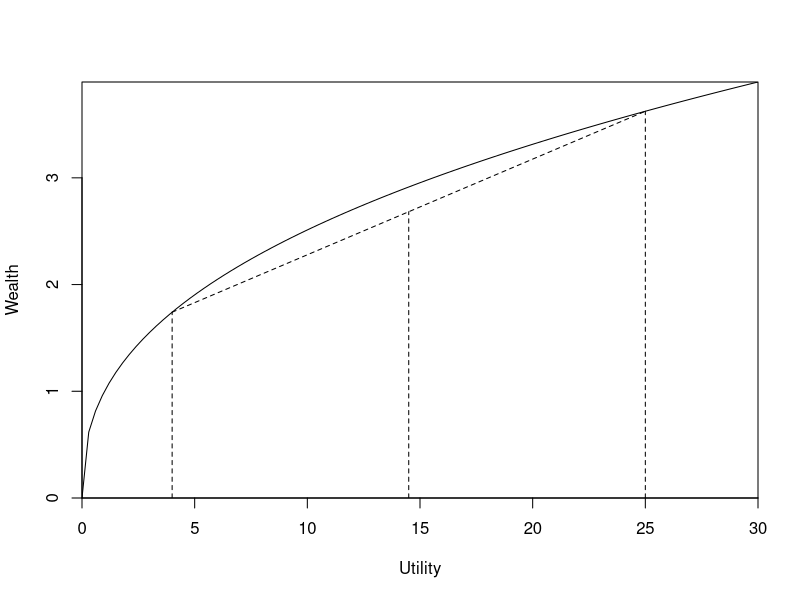
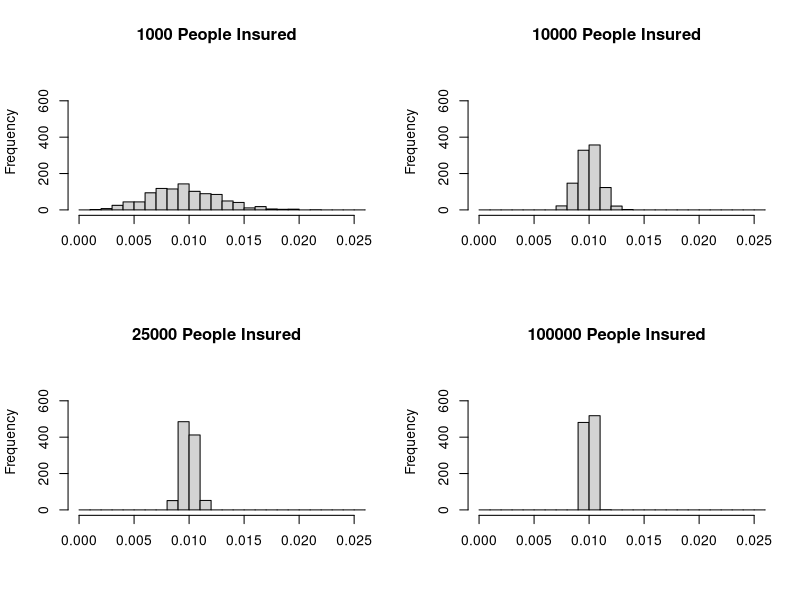

Recreate these plots in R, in order.
## ---- chunk 1
payoff    = c(4,25)
prob      = 0.5
utility   = function(w){w^0.4}
epayoff   = prob*payoff[1]+(1-prob)*payoff[2]
eutility  = prob*utility(payoff[1])+(1-prob)*utility(payoff[2])
     curve(utility,from=0,to=30,yaxs="i",xaxs="i",ylab="Wealth",xlab="Utility")
     segments(payoff[1],0,payoff[1],utility(payoff[1]),lty=2,col="black")
     segments(payoff[2],0,payoff[2],utility(payoff[2]),lty=2,col="black")
     segments(payoff[1],utility(payoff[1]),payoff[2],utility(payoff[2]),lty=2,col="black")
     segments(epayoff,0,epayoff,eutility,lty=2,col="black")
## ---- chunk 2
fireinsurance  = function(ninsur){
     fire = matrix(0,ndraws,1)
     for (i in 1:ndraws){
          fg      = sample(x=c(1,0),size=ninsur,replace=TRUE,prob=c(1/100,99/100))
          fg      = sum(fg)/ninsur
          fire[i] = fg}
     return(fire)}
ndraws = 1000
fire1  = fireinsurance(1000)
fire2  = fireinsurance(10000)
fire3  = fireinsurance(25000)
fire4  = fireinsurance(100000)
par(mfrow=c(2,2))
  hist(fire1,xlim=c(0,0.025),ylim=c(0,750),main="1000 People Insured",xlab="",
       breaks=seq(0,0.03,0.001))
  hist(fire2,xlim=c(0,0.025),ylim=c(0,750),main="10000 People Insured",xlab="",
       breaks=seq(0,0.03,0.001))
  hist(fire3,xlim=c(0,0.025),ylim=c(0,750),main="25000 People Insured",xlab="",
       breaks=seq(0,0.03,0.001))
  hist(fire4,xlim=c(0,0.025),ylim=c(0,750),main="100000 People Insured",xlab="",
       breaks=seq(0,0.03,0.001))
rm(fireinsurance,ndraws,fire1,fire2,fire3,fire4)
